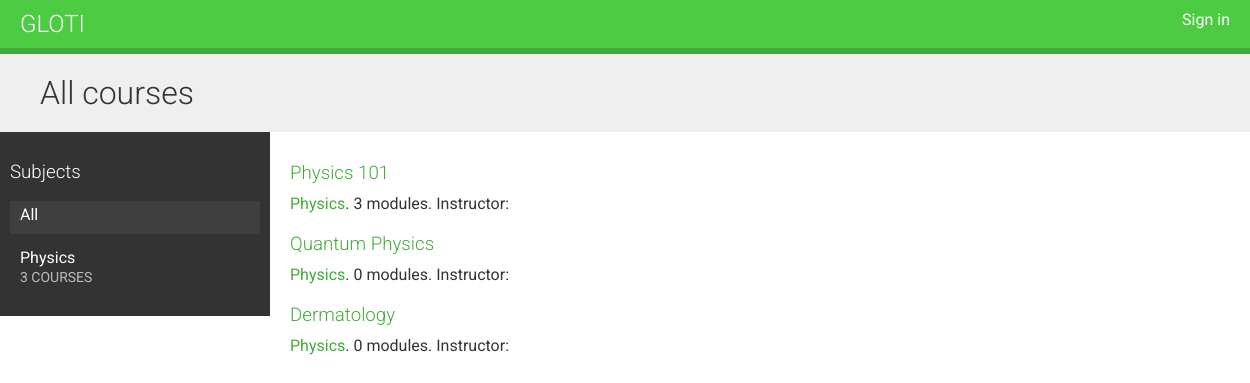
The app's page /, older data.
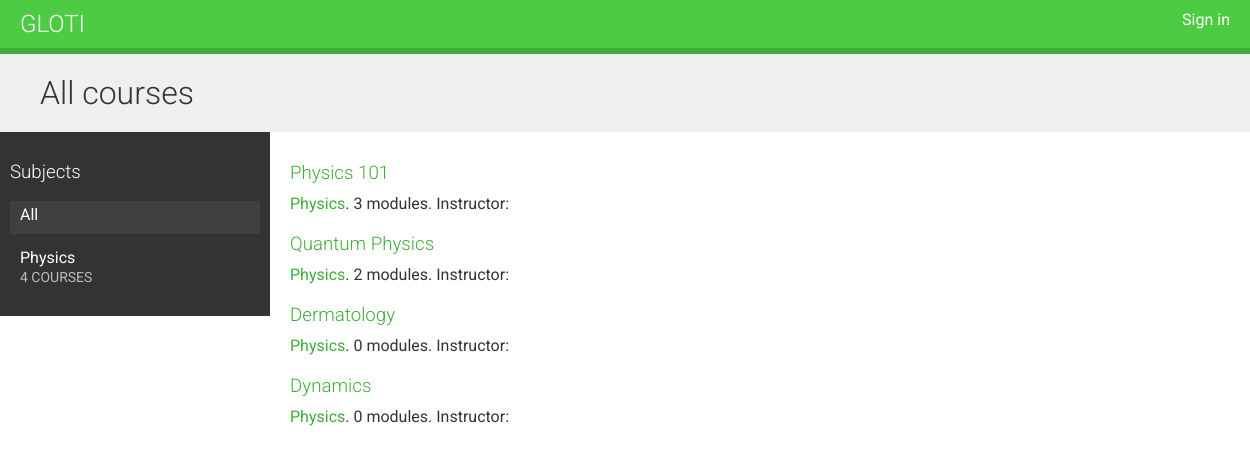
The same page, newer data.
### courses/models.py (models this page shows, shortened)
class Subject(models.Model):
    title = models.CharField(max_length=200)
    slug = models.SlugField(max_length=200, unique=True)
    class Meta:
        ordering = ['title']
    def __str__(self):
        return self.title

class Course(models.Model):
    owner = models.ForeignKey(User,
                              related_name='courses_created',
                              on_delete=models.CASCADE)
    subject = models.ForeignKey(Subject,
                                related_name='courses',
                                on_delete=models.CASCADE)
    title = models.CharField(max_length=200)
    slug = models.SlugField(max_length=200, unique=True)
    overview = models.TextField()
    created = models.DateTimeField(auto_now_add=True)
    students = models.ManyToManyField(User,
                                      related_name='courses_joined',
                                      blank=True)
    class Meta:
        ordering = ['-created']

### courses/views.py (the view)
# urls.py: path('', CourseListView.as_view(), name='course_list'),
class CourseListView(TemplateResponseMixin, View):
    model = Course
    template_name = 'courses/course/list.html'
    def get(self, request, subject=None):
        subjects = cache.get('all_subjects')
        if not subjects:
            subjects = Subject.objects.annotate(
                            total_courses=Count('courses'))
            cache.set('all_subjects', subjects)
        all_courses = Course.objects.annotate(
                           total_modules=Count('modules'))
        if subject:
            subject = get_object_or_404(Subject, slug=subject)
            key = f'subject_{subject.id}_courses'
            courses = cache.get(key)
            if not courses:
                courses = all_courses.filter(subject=subject)
                cache.set(key, courses)
        else:
            courses = cache.get('all_courses')
            if not courses:
                courses = all_courses
                cache.set('all_courses', courses)
        return self.render_to_response({'subjects': subjects,
                                        'subject': subject,
                                        'courses': courses})

### courses/templates/courses/course/list.html (shortened to what this page needs)
{% extends "base.html" %}
{% block content %}
  <h1>
    {% if subject %}
      {{ subject.title }} courses
    {% else %}
      All courses
    {% endif %}
  </h1>
  <div class="contents">
    <h3>Subjects</h3>
    <ul id="modules">
      <li {% if not subject %}class="selected"{% endif %}>
        <a href="{% url "course_list" %}">All</a>
      </li>
      {% for s in subjects %}
        <li {% if subject == s %}class="selected"{% endif %}>
          <a href="{% url "course_list_subject" s.slug %}">
            {{ s.title }}
            <br><span>{{ s.total_courses }} courses</span>
          </a>
        </li>
      {% endfor %}
    </ul>
  </div>
  <div class="module">
    {% for course in courses %}
      {% with subject=course.subject %}
        <h3>
          <a href="{% url "course_detail" course.slug %}">
            {{ course.title }}
          </a>
        </h3>
        <p>
          <a href="{% url "course_list_subject" subject.slug %}">{{ subject }}</a>.
            {{ course.total_modules }} modules.
            Instructor: {{ course.owner.get_full_name }}
        </p>
      {% endwith %}
    {% endfor %}
  </div>
{% endblock %}

Row changes from the older to the newer data that the page shows:
computed for Subject "Physics": total_courses "3" → "4"
computed for Course "Quantum Physics": total_modules "0" → "2"
added Course: title "Dynamics", subject "Physics", total_modules "0"
